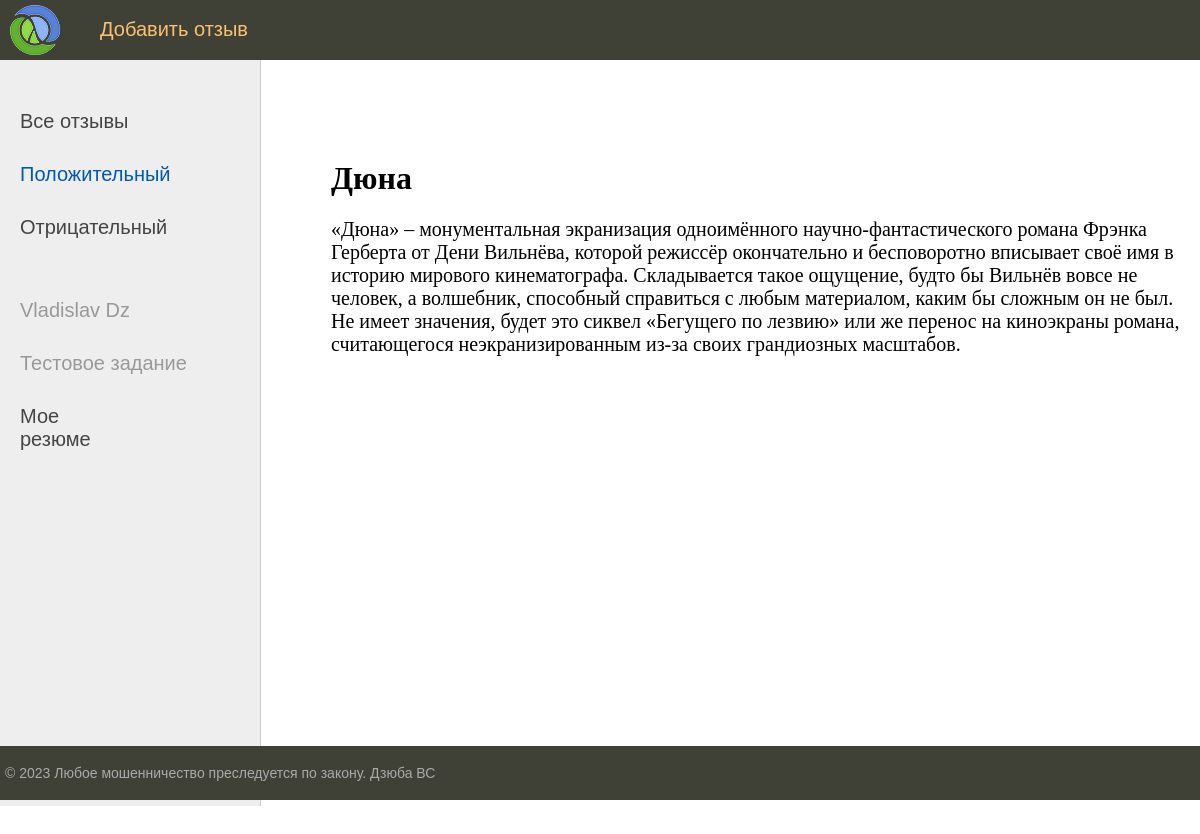
/post/dune/, run on the app's committed database.
### comments/models.py (models this page shows, shortened)
class Category(models.Model):
    name = models.CharField(max_length=50, db_index=True,verbose_name='Категория')
    slug = models.SlugField(max_length=200, unique=True, db_index=True, verbose_name='URL')
    def get_absolute_url(self):
        return reverse('category',kwargs={'cat_id': self.pk})
    class Meta:
        verbose_name = 'Категория'
        verbose_name_plural = 'Категории'
        ordering = ['id']

class Comment(models.Model):
    title = models.CharField(max_length=200,verbose_name='Заголовок')
    slug = models.SlugField(max_length=200, unique=True, db_index=True, verbose_name='URL')
    content = models.TextField(blank=True, verbose_name='Текст отзыва',validators=[
        RegexValidator(
            regex='^[a-zA-Z0-9 !?;:,.<>()@"#№$-_|&*-+/\']*$',
            message='Отзыв должен быть на английском языке',
            code='invalid_username'
        ),
    ])
    time_create = models.DateTimeField(auto_now_add=True)
    time_update = models.DateTimeField(auto_now=True)
    cat = models.ForeignKey('Category', on_delete=models.PROTECT, verbose_name='Бинарная оценка')
    score = models.CharField(max_length=20,blank=True,null=True,verbose_name='оценка по 10')
    pred = models.CharField(max_length=20,blank=True,null=True,verbose_name='Распознавание')
    class Meta:
        verbose_name = 'Отзывы о фильмах'
        verbose_name_plural = 'Отзывы о фильмах'
        ordering = ['-time_create', 'title']

### comments/views.py (the view)
# urls.py: path('post/<slug:post_slug>/',show_comment,name='post'),
def show_comment(request,post_slug):
    post = get_object_or_404(Comment,slug=post_slug)
    context = {'post': post,
               'menu': menu,
               'title': post.title,
               'cat_selected': post.cat_id,
               }
    return render(request,'commnets/post.html',context=context)

### comments/templatetags/comment_tags.py (called while the page is built)
@register.inclusion_tag('commnets/list_categories.html')
def show_categories(sort=None,cat_selected=0):
    if not sort:
        cats = Category.objects.all()
    else:
        cats = Category.objects.order_by(sort)
    return {"cats": cats, "cat_selected": cat_selected}

### comments/templates/commnets/post.html
{% extends 'commnets/base.html' %}
{% block content %}
<h1>{{post.title}}</h1>
{{post.content|linebreaks}}
{% endblock content %}

### comments/templates/commnets/list_categories.html
{% for c in cats %}
		{% if c.pk == cat_selected %}
			<li class="selected">{{c.name}}</li>
		{% elif c.pk == 0 %}
			<li><a href="{{c.get_absolute_url }}">{{c.name}}</a></li>
		{% else %}
			<li><a href="{{c.get_absolute_url }}">{{c.name}}</a></li>
		{% endif %}
{% endfor %}

### comments/static/comments/css/stile.css (style rules this page uses)
html, body { font-family: 'Arial'; margin: 0; padding: 0; height: 100%; width: 100%; color: #444; }
a { color: #0059b2; text-decoration: none; }
.left-chapters ul li { margin: 30px 0 0 0; color: #999; }
.left-chapters ul li.selected { color: #0059b2; }
.left-chapters ul li a { color: #444; text-decoration: none; }
.content-text h1 { font-size: 32px; }

### data on the page
Category: name "Положительный"
Category: name "Отрицательный"
Comment: title "Дюна", content "«Дюна» – монументальная экранизация одноимённого научно-фантастического романа Фрэнка Герберта от Дени Вильнёва, которой режиссёр окончательно и бесповоротно вписывает своё имя в историю мирового кинематографа. Складывается такое ощущение, будто бы Вильнёв вовсе не человек, а волшебник, способный справиться с любым материалом, каким бы сложным он не был. Не имеет значения, будет это сиквел «Бегущего по лезвию» или же перенос на киноэкраны романа, считающегося неэкранизированным из-за своих грандиозных масштабов."

### other printed values
{{ m.title }} "Добавить отзыв"
